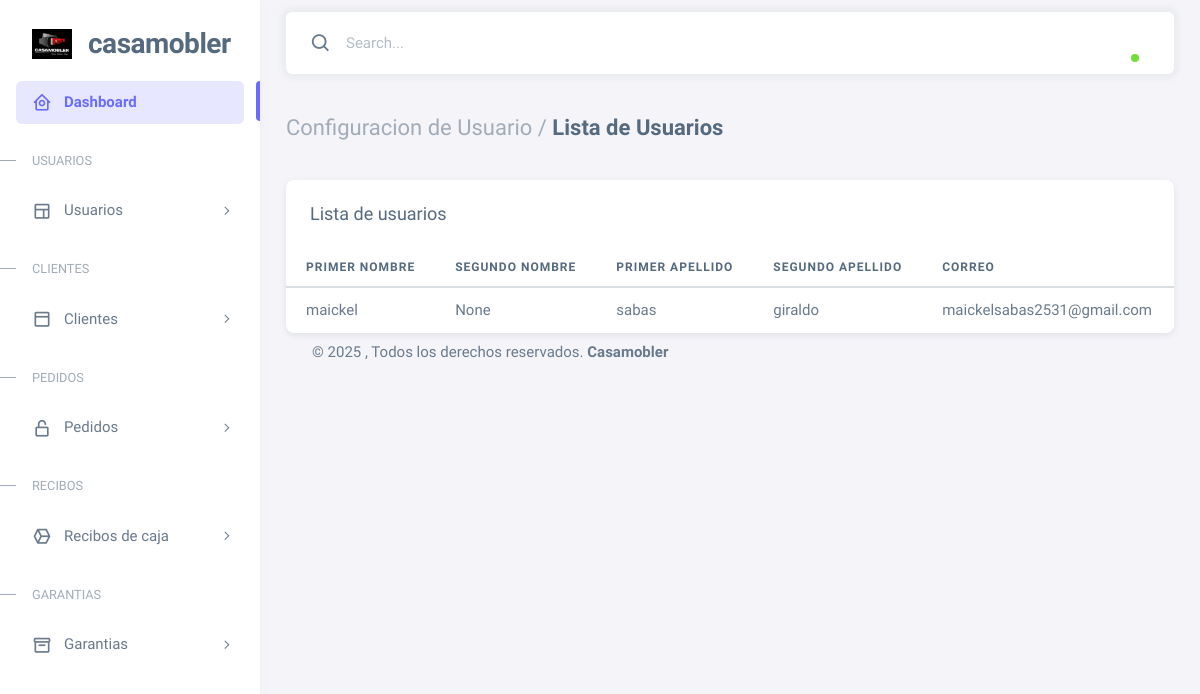
The page /usuarios/lista/ on the database as committed earlier.
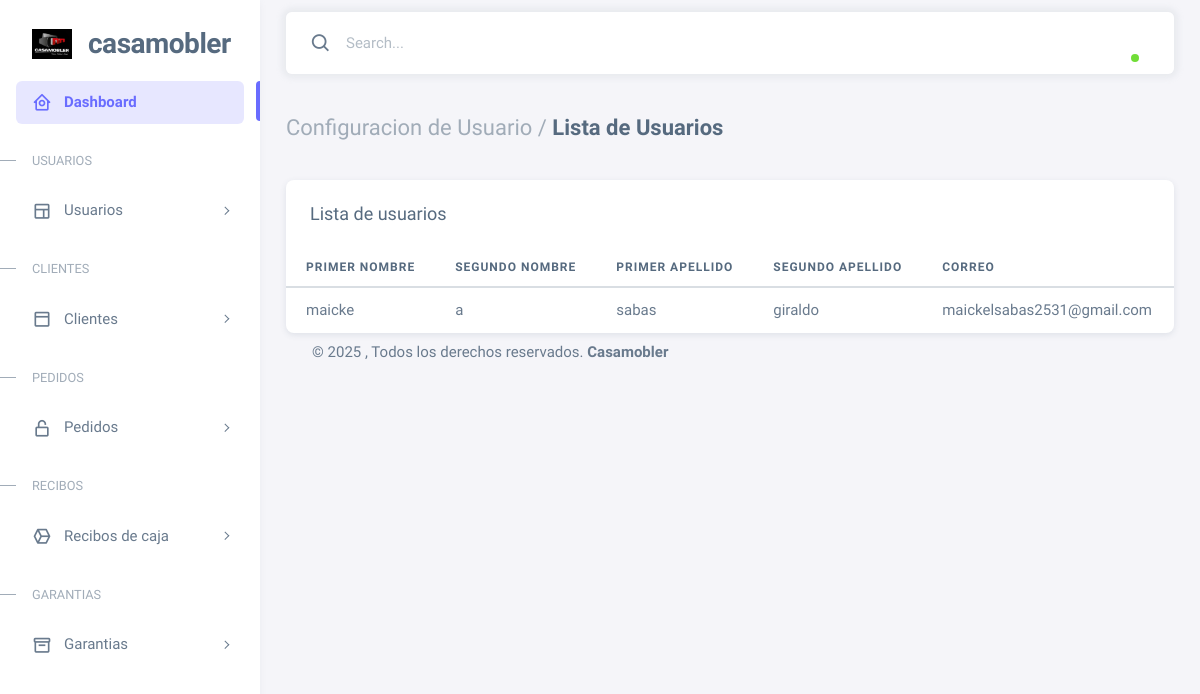
The same page on the database as committed later.
### Casamobler/models.py (models this page shows, shortened)
class Usuario(models.Model):
    p_nombre = models.CharField(max_length=100, null=True, blank=True)
    s_nombre = models.CharField(max_length=100, null=True, blank=True)
    p_apellido = models.CharField(max_length=100, null=True, blank=True)
    s_apellido = models.CharField(max_length=100, null=True, blank=True)
    telefono = models.DecimalField(max_digits=10, decimal_places=0, null=True, blank=True)
    correo = models.EmailField(unique=True, null=True, blank=True)
    contraseña = models.CharField(max_length=255, null=True, blank=True)
    rol = models.ForeignKey(Rol, on_delete=models.SET_NULL, null=True, blank=True)

### Casamobler/views.py (the view)
# urls.py: path('usuarios/lista/', views.lista_usuarios, name='lista_usuarios'),
def lista_usuarios(request):
    return render(request, 'usuario/lista_usuarios.html', {'usuarios': Usuario.objects.all()})

### Casamobler/templates/usuario/lista_usuarios.html (shortened to what this page needs)
{% extends 'base.html' %}
{% load static %}
{% block content %}
<h4 class="fw-bold py-3 mb-4"><span class="text-muted fw-light">Configuracion de Usuario /</span> Lista de Usuarios</h4>
              <div class="card">
                <h5 class="card-header">Lista de usuarios</h5>
                <div class="table-responsive text-nowrap">
                  <table class="table table-hover">
                    <thead>
                      <tr>
                        <th>Primer Nombre</th>
                        <th>Segundo Nombre</th>
                        <th>Primer Apellido</th>
                        <th>Segundo Apellido</th>
                        <th>Correo</th>
                      </tr>
                    </thead>
                    <tbody class="table-border-bottom-0">
                      {% for usuario in usuarios %}
                      <tr>
                        <td>{{ usuario.p_nombre }}</td>
                        <td>{{ usuario.s_nombre }}</td>
                        <td>{{ usuario.p_apellido }}</td>
                        <td>{{ usuario.s_apellido }}</td>
                        <td>{{ usuario.correo }}</td>
                      </tr>
                        {% endfor %}
                    </tbody>
                  </table>
                </div>
              </div>
{% endblock %}

Rows that differ between the two databases and show on the page:
removed Usuario: p_nombre "maickel", s_nombre "None", p_apellido "sabas", s_apellido "giraldo", correo "maickelsabas2531@gmail.com"
added Usuario: p_nombre "maicke", s_nombre "a", p_apellido "sabas", s_apellido "giraldo", correo "maickelsabas2531@gmail.com"
